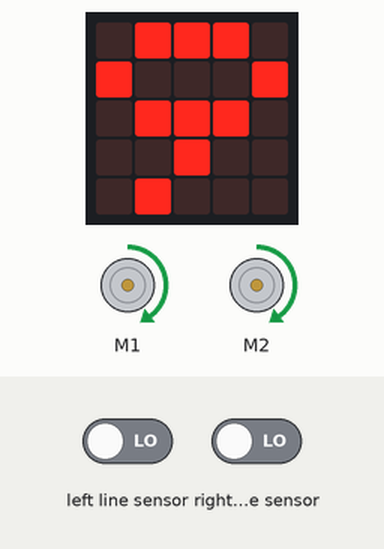
This program was run on a simulated BBC micro:bit (MakeCode). On the bench: the board's 5×5 LED display, 2 × DC motor (green arrow = forward, orange = backward, longer = faster). Inputs (shaded band) come from the test bench; at power-on: left line sensor LOW, right line sensor LOW.

Above: at 1.2 s.
1.3 s: left line sensor driven HIGH
At 1.9 s:
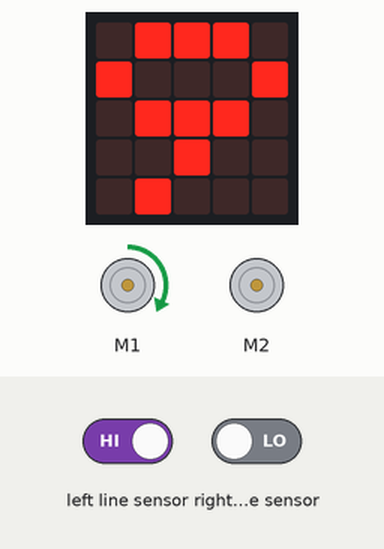
2.8 s: right line sensor driven HIGH
At 4.0 s:
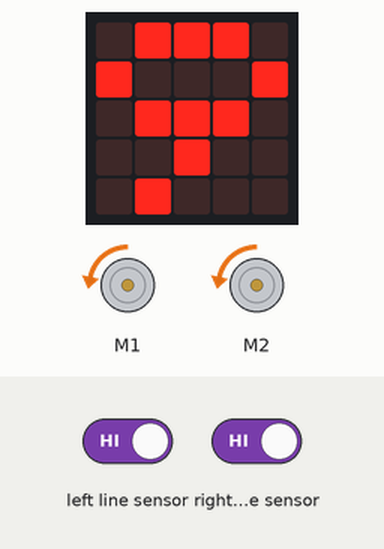
4.3 s: left line sensor driven LOW
At 5.5 s:
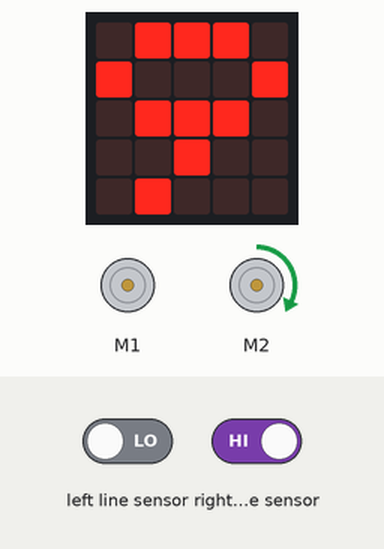
5.8 s: right line sensor driven LOW
At 6.8 s:
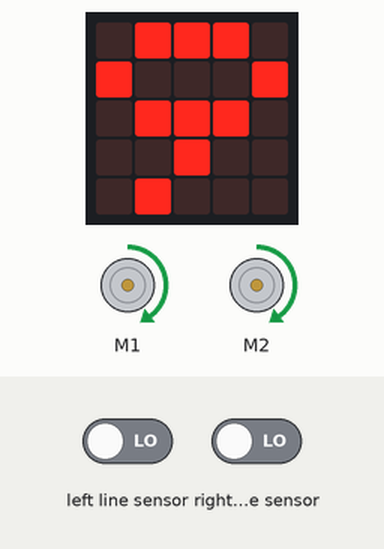
Timing chart, 0 to 8.3 s (numbered marks = the images above; inputs shaded):
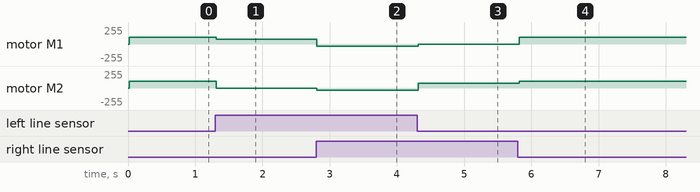

The program:

main.ts
```typescript
function Left () {
    for (let index = 0; index < 5; index++) {
        maqueen.motorRun(maqueen.Motors.M1, maqueen.Dir.CW, SP * 0.7)
        maqueen.motorRun(maqueen.Motors.M2, maqueen.Dir.CW, 0)
        basic.pause(XN)
        if (maqueen.readPatrol(maqueen.Patrol.PatrolLeft) == 0 && maqueen.readPatrol(maqueen.Patrol.PatrolRight) == 0) {
            break;
        }
        if (maqueen.readPatrol(maqueen.Patrol.PatrolLeft) == 1 && maqueen.readPatrol(maqueen.Patrol.PatrolRight) == 1) {
            break;
        }
    }
}
function Forward () {
    maqueen.motorRun(maqueen.Motors.All, maqueen.Dir.CW, SP)
}
function Right () {
    for (let index = 0; index < 5; index++) {
        maqueen.motorRun(maqueen.Motors.M1, maqueen.Dir.CW, 0)
        maqueen.motorRun(maqueen.Motors.M2, maqueen.Dir.CW, SP * 0.7)
        basic.pause(XN)
        if (maqueen.readPatrol(maqueen.Patrol.PatrolLeft) == 0 && maqueen.readPatrol(maqueen.Patrol.PatrolRight) == 0) {
            break;
        }
        if (maqueen.readPatrol(maqueen.Patrol.PatrolLeft) == 1 && maqueen.readPatrol(maqueen.Patrol.PatrolRight) == 1) {
            break;
        }
    }
}
function Backward () {
    maqueen.motorRun(maqueen.Motors.All, maqueen.Dir.CCW, SP * 0.3)
    basic.pause(XN)
}
let NU = 0
let SP = 0
let XN = 0
XN = 0
SP = 100
let LR = 1
basic.forever(function () {
    if (SP < 11 && SP > 0) {
        basic.showNumber(0)
    } else {
        if (SP < 21 && SP > 10) {
            basic.showNumber(1)
        } else {
            if (SP < 31 && SP > 20) {
                basic.showNumber(2)
            } else {
                if (SP < 41 && SP > 30) {
                    basic.showNumber(3)
                } else {
                    if (SP < 51 && SP > 40) {
                        basic.showNumber(4)
                    } else {
                        if (SP < 61 && SP > 50) {
                            basic.showNumber(5)
                        } else {
                            if (SP < 71 && SP > 60) {
                                basic.showNumber(6)
                            } else {
                                if (SP < 81 && SP > 70) {
                                    basic.showNumber(7)
                                } else {
                                    if (SP < 91 && SP > 80) {
                                        basic.showNumber(8)
                                    } else {
                                        if (SP < 101 && SP > 90) {
                                            basic.showNumber(9)
                                        }
                                    }
                                }
                            }
                        }
                    }
                }
            }
        }
    }
})
basic.forever(function () {
    NU = SP
    if (maqueen.readPatrol(maqueen.Patrol.PatrolLeft) == 0 && maqueen.readPatrol(maqueen.Patrol.PatrolRight) == 0) {
        LR = 1
        Forward()
    } else {
        if (maqueen.readPatrol(maqueen.Patrol.PatrolLeft) == 1 && maqueen.readPatrol(maqueen.Patrol.PatrolRight) == 0) {
            LR = 0
            Left()
        } else {
            if (maqueen.readPatrol(maqueen.Patrol.PatrolLeft) == 0 && maqueen.readPatrol(maqueen.Patrol.PatrolRight) == 1) {
                LR = 2
                Right()
            } else {
                if (maqueen.readPatrol(maqueen.Patrol.PatrolLeft) == 1 && maqueen.readPatrol(maqueen.Patrol.PatrolRight) == 1) {
                    Backward()
                }
            }
        }
    }
})
```

test.ts
```typescript
// 在這裡測試；當此封包作為擴充功能時，將不會編譯此內容。
```

Measured:
- after the input at 1.3 s, motor M1: forward 100/255 → forward 70/255 at once; motor M2: forward 100/255 → stopped at once
- after the input at 2.8 s, motor M1: forward 70/255 → backward 30/255 at once; motor M2: stopped → backward 30/255 at once
- after the input at 4.3 s, motor M1: backward 30/255 → stopped at once; motor M2: backward 30/255 → forward 70/255 at once
- after the input at 5.8 s, motor M1: stopped → forward 100/255 at once; motor M2: forward 70/255 → forward 100/255 at once
